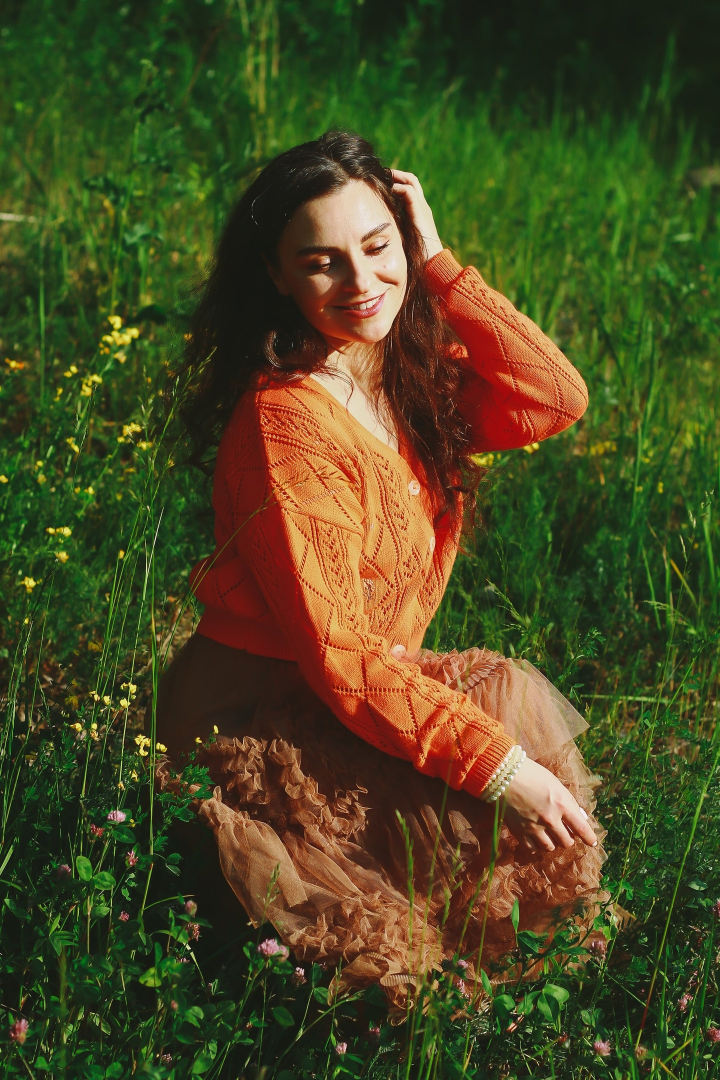
#> input picture images/wIP9RJPhN28.jpg, 1440 x 2160 px, given in place of the camera (shown at 1/2 size)
$ python main.py
#> lines starting #> are read from the running program, lines starting #| are printed output that depends on the picture; after the words box and inside, x2 and y2 are one past the last pixel; in counts of white or black regions, pixels touching at a corner belong together
import cv2
import numpy as np
import argparse
import time

cap = cv2.VideoCapture(0)
cap.set(cv2.CAP_PROP_FRAME_WIDTH, 1080)
cap.set(cv2.CAP_PROP_AUTO_EXPOSURE, 0.05)

# создаем пустую функцию
def nothing(args): pass


# создаем окно для отображения результата и бегунки
cv2.namedWindow("setup")
cv2.createTrackbar("h1", "setup", 0, 255, nothing)
cv2.createTrackbar("v1", "setup", 0, 255, nothing)
cv2.createTrackbar("s1", "setup", 0, 255, nothing)
cv2.createTrackbar("h2", "setup", 249, 350, nothing)
cv2.createTrackbar("v2", "setup", 249, 350, nothing)
cv2.createTrackbar("s2", "setup", 249, 350, nothing)
cv2.createTrackbar("ex", "setup", 0, 51, nothing)

while True:
    _, frame = cap.read()
#> frame is the input picture: shape (2160, 1440, 3); mean B, G, R 34.2, 71.9, 72.8

    height, width = frame.shape[0:2]  # получаем разрешение кадра
#> height = 2160; width = 1440
    h1 = cv2.getTrackbarPos('h1', 'setup')
    s1 = cv2.getTrackbarPos('s1', 'setup')
    v1 = cv2.getTrackbarPos('v1', 'setup')
    h2 = cv2.getTrackbarPos('h2', 'setup')
    s2 = cv2.getTrackbarPos('s2', 'setup')
    v2 = cv2.getTrackbarPos('v2', 'setup')
    ex = cv2.getTrackbarPos('ex', 'setup')

    # собираем значения из бегунков в множества
    min_p = (h1, s1, v1)
    max_p = (h2, s2, v2)

    hvs_img = cv2.cvtColor(frame, cv2.COLOR_BGR2HSV)
#> hvs_img: shape (2160, 1440, 3); mean H, S, V 36.3, 152.5, 89.9
    #hvs_img = cv2.GaussianBlur(hvs_img, (3, 3), 20)

    frame_threshold = cv2.inRange(hvs_img, (min_p), (max_p))
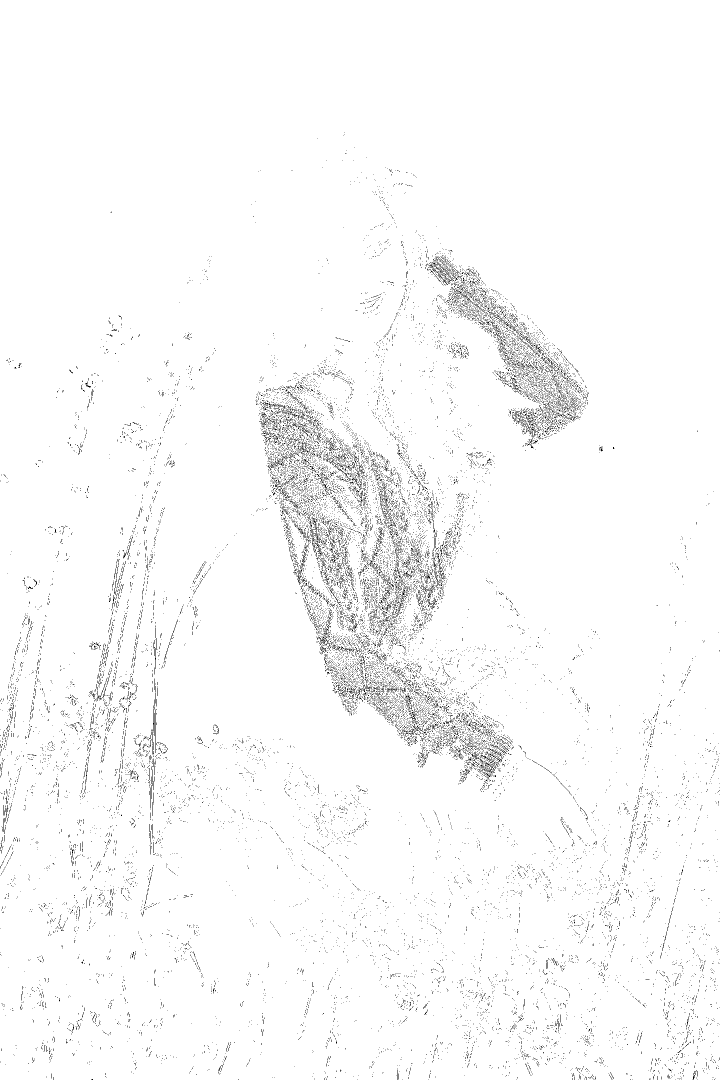
#> frame_threshold: shape (2160, 1440) (shown at 1/2 size); 97.8% white; black in thin lines or dots, all inside (x1, y1, x2, y2) = (0, 265, 1440, 2160)
    contours, _ = cv2.findContours(frame_threshold, cv2.RETR_EXTERNAL, cv2.CHAIN_APPROX_NONE)
#> contours = 1 contour; box (x1, y1, x2, y2) and area: (0, 0, 1440, 2160) 3106594
    if len(contours) !=0:
        maxc = max(contours, key=cv2.contourArea)
#> maxc = contour of 7314 points, box (x1, y1, x2, y2) (0, 0, 1440, 2160), area 3106594
        moments = cv2.moments(maxc)
#> moments = moments, m00 3106594, centre m10/m00, m01/m00 = (719.5, 1079.4)

        if moments["m00"] > 20:
            cx = int(moments["m10"]/moments["m00"])
#> cx = 719
            cy = int(moments["m01"] / moments["m00"])
#> cy = 1079
            iSee = True  # устанавливаем флаг, что контур найден
            controlX = 2 * (cx - width / 2) / width  # находим отклонение найденного объекта от центра кадра и нормализуем его (приводим к диапазону [-1; 1])
#> controlX = -0.00139
            cv2.drawContours(frame, maxc, -1, (0, 255, 0), 2)  # рисуем контур
            cv2.line(frame, (cx, 0), (cx, height), (0, 255, 0), 2)  # рисуем линию линию по x
            cv2.line(frame, (0, cy), (width, cy), (0, 255, 0), 2)  # линия по y

    cv2.putText(frame, 'iSee: {};'.format(iSee), (width - 370, height - 10),
                cv2.FONT_HERSHEY_SIMPLEX, 0.7, (255, 0, 0), 2, cv2.LINE_AA)  # текст
#> frame: shape (2160, 1440, 3); mean B, G, R 34, 73.3, 72.2
    cv2.putText(frame, 'controlX: {:.2f}'.format(controlX), (width - 200, height - 10),
                cv2.FONT_HERSHEY_SIMPLEX, 0.7, (255, 0, 0), 2, cv2.LINE_AA)  #
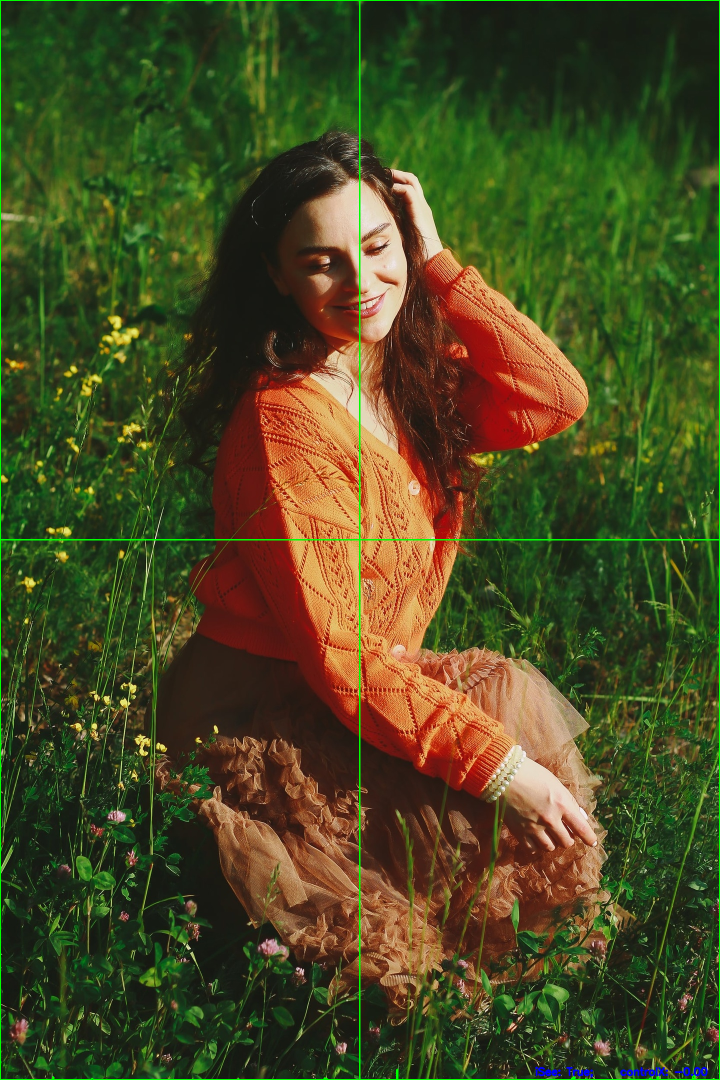
#> frame: shape (2160, 1440, 3) (shown at 1/2 size); mean B, G, R 34.1, 73.3, 72.1
    cv2.imshow("frame", frame)
    cv2.imshow("frame_threshold", frame_threshold)
    cv2.imshow("HVS", hvs_img)

    key = cv2.waitKey(30)
#> (key Esc is pressed here)
    if key == 27:
        break

cap.release()
cv2.destroyAllWindows()
